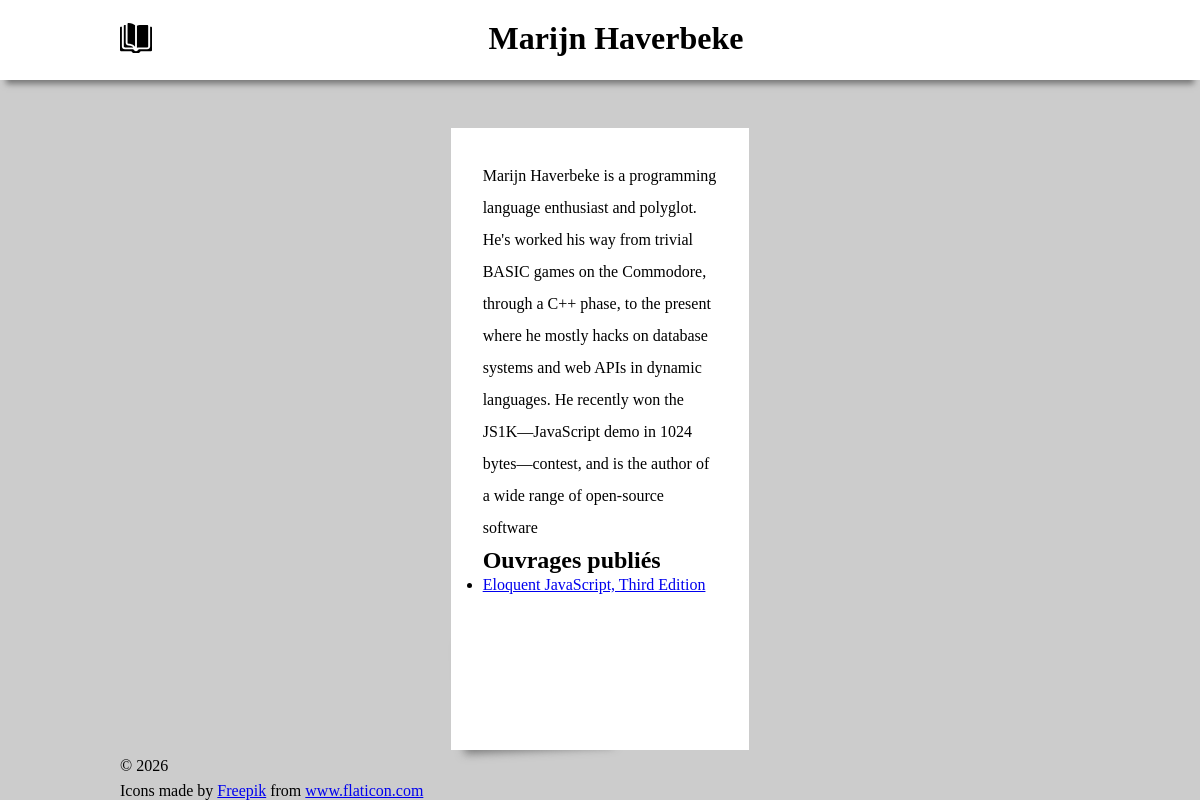
The page /pages/author.php?id=1 on the database its author committed.
### tables this page shows
CREATE TABLE `authors` (
  `id` INTEGER PRIMARY KEY AUTOINCREMENT,
  `name` varchar(255) NOT NULL,
  `biography` text DEFAULT NULL
);

CREATE TABLE `books` (
  `id` INTEGER PRIMARY KEY AUTOINCREMENT,
  `title` varchar(255) NOT NULL,
  `subtitle` varchar(255) DEFAULT NULL,
  `author_id` integer NOT NULL,
  `published` date NOT NULL,
  `publisher` varchar(255) DEFAULT NULL,
  `pages` integer NOT NULL,
  `description` text DEFAULT NULL,
  `website` varchar(255) DEFAULT NULL,
  CONSTRAINT `FK_books_author_id` FOREIGN KEY (`author_id`) REFERENCES `authors` (`id`)
);

### pages/author.php (the view, shortened to what this page needs)
<?php
$author_id = null;
if (!empty($_GET['id']) && ctype_digit($_GET['id'])) {
    $author_id = filter_input(INPUT_GET, 'id', FILTER_SANITIZE_NUMBER_INT);
}
$pdo = db();
$stmt = $pdo->prepare('SELECT * FROM `authors` WHERE `id` = ?');
$stmt->execute([$author_id]);
$author = $stmt->fetch();
$stmt = $pdo->prepare('SELECT * FROM `books` WHERE `books`.`author_id` = ?');
$stmt->execute([$author['id']]);
$books = $stmt->fetchAll();
$heading = $author['name'];
?>
    <?php include_once '../partials/header.php' ?>
    <header>
        <h1>
        </h1>
    </header>
    <main>
        <section>
            <p>
                <?= $author['biography'] ?>
            </p>
            <h2>Ouvrages publiés </h2>
            <ul>
                <?php foreach ($books as $book): ?>
                    <li><a href="book.php?id=<?= $book['id'] ?>">
                            <?= $book['title'] ?>
                        </a>
                    </li>
                <?php endforeach; ?>
            </ul>
        </section>
    </main>
    <?php
include_once '../partials/footer.php';
?>

### partials/header.php (shortened to what this page needs)
<!DOCTYPE html>
<html lang="fr">
<head>
    <link rel="stylesheet" href="../assets/css/style.css">
</head>
<body>
    <header class="header">
        <div class="header__container">
            <a href="/index.php"><img src="../assets/img/open-book.svg" alt="logo livre"></a>
            <h1>
                <?= $heading ?>
            </h1>
        </div>
    </header>

### assets/css/style.css (style rules this page uses)
* { margin: 0; padding: 0; -webkit-box-sizing: border-box; box-sizing: border-box; }
html, body { height: 100%; }
body { display: -webkit-box; display: -ms-flexbox; display: flex; -webkit-box-orient: vertical; -webkit-box-direction: normal; -ms-flex-direction: column; flex-direction: column; width: 80vw; margin: auto; background: #ccc; }
h1, h2, h3, p { line-height: 2rem; }
main { -webkit-box-flex: 1; -ms-flex: 1 1 100%; flex: 1 1 100%; display: -ms-grid; display: grid; gap: 2rem; padding-top: 12vh; -ms-grid-columns: 1fr 1fr 1fr; grid-template-columns: 1fr 1fr 1fr; grid-auto-rows: minmax(35vh, 1fr); }
main section { -ms-grid-row: 1; -ms-grid-row-span: 1; -ms-grid-column: 2; -ms-grid-column-span: 1; grid-area: 1 / 2 / 2 / 3; background: #fff; padding: 2rem; position: relative; }
main section::before { position: absolute; content: ""; z-index: -1; bottom: 15px; left: 10px; width: 50%; top: 80%; max-width: 300px; background: #777; -webkit-box-shadow: 0 15px 10px #777; box-shadow: 0 15px 10px #777; -webkit-transform: rotate(-3deg); transform: rotate(-3deg); }
.header { background: #fff; position: fixed; left: 0; right: 0; top: 0; height: 10vh; -webkit-box-shadow: 0 10px 6px -6px #777; box-shadow: 0 10px 6px -6px #777; z-index: 2; }
.header__container { width: 80%; height: 100%; margin: auto; display: -ms-grid; display: grid; -ms-grid-columns: 2rem 1fr; grid-template-columns: 2rem 1fr; -ms-grid-rows: auto; grid-template-rows: auto; -ms-flex-line-pack: center; align-content: center; }
.header__container h1 { text-align: center; }
.header img { width: 100%; height: auto; }

### rows shown on the page
authors: name "Marijn Haverbeke", biography "Marijn Haverbeke is a programming language enthusiast and polyglot. He's worked his way from trivial BASIC games on the Commodore, through a C++ phase, to the present where he mostly hacks on database systems and web APIs in dynamic languages. He recently won the JS1K—JavaScript demo in 1024 bytes—contest, and is the author of a wide range of open-source software"
books: title "Eloquent JavaScript, Third Edition"
